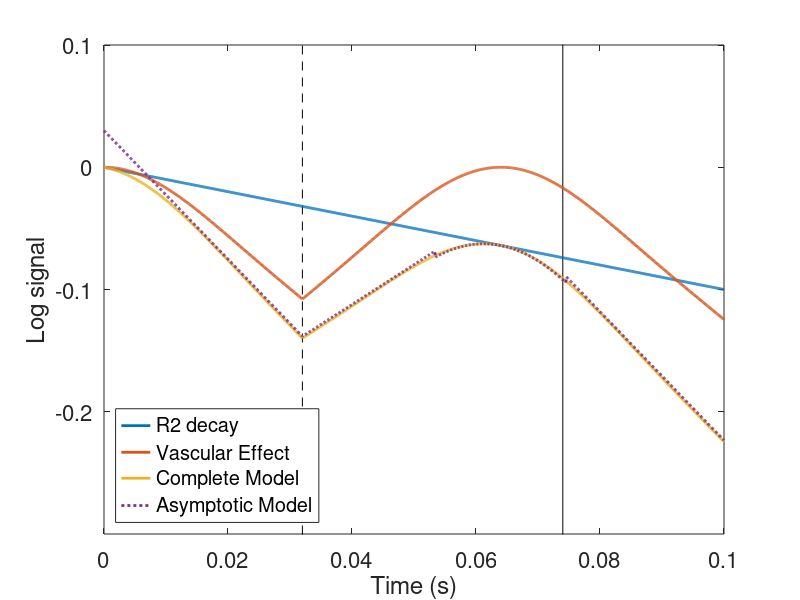

Write MATLAB code to recreate this figure.
% xMTC_qBOLD_model.m

% analytical look at the quantitative BOLD model in ASE, based on He and
% Yablonskiy 2007 (originally based on Yablonskiy & Haacke, 1994)

clear; close all;

% constant parameters
OEF = 0.40
DBV = 0.03;
R2t = 1; % make this slower than normal so we can see it better
dw  = 355*OEF;
TE  = 0.074; % 74 ms
tau = 0.01; 

n = 1000; % number of points

t = linspace(0,0.1,n); % time from 0 to 100 ms

Sr2 = exp(-R2t.*t); % R2 decay component
Szt = zeros(1,n);

Tf = (TE - tau)/2; % flip time

% calculate analytical form
for ii = 1:n

    if t(ii) < Tf
        tt = t(ii);
    else
        tt = t(ii) - (TE-tau);
    end

%     tt = t(ii) - ((TE-tau));
    fun = @(u) ((2+u).*sqrt(1-u)./(u.^2)).*(1-besselj(0,1.5.*dw.*tt.*u));
    grl = integral(fun,0,1);

    Szt(ii) = exp(-DBV.*grl./3);

end % for ii = 1:n

tsw = 1.5/dw; % time for switching regimes

Sas = zeros(1,n);
% calculate asymptotic forms
for ii = 1:n
    tt = t(ii);
    
    % long t, before flip
    if tt < Tf
        Sas(ii) = exp(DBV-DBV.*dw.*tt);
        
    % short t, around echo
    elseif abs(tt-TE+tau) < tsw
        Sas(ii) = exp(-(0.3).*DBV.*(dw.*(TE-tt-tau)).^2);
        
    % long t, after echo
    elseif tt > (TE+tsw-tau)
        Sas(ii) = exp(DBV-DBV.*dw.*(tt-TE+tau));
        
    % long t, after flip but before echo
    else
        Sas(ii) = exp(DBV-DBV.*dw.*(TE-tau-tt));
    end % if
        
end % for ii = 1:n


% Plot a figure for a single tau value
figure('WindowStyle','Docked');
hold on; box on;
% plot([TE,TE],[0,1],'k-');     % for non-log vesion
% plot([Tf,Tf],[0,1],'k--');
plot([TE,TE],[-1,1],'k-');      % for log version
plot([Tf,Tf],[-1,1],'k--');
p.a = plot(t,log(Sr2),'-','LineWidth',2);
p.b = plot(t,log(Szt),'-','LineWidth',2);
p.c = plot(t,log(Sr2.*Szt),'-','LineWidth',2);
p.d = plot(t,log(Sr2.*Sas),':','LineWidth',2);
% axis([0.06,0.09,-0.2,0.1]);
axis([0, 0.1, -0.3, 0.1]);

legend([p.a,p.b,p.c,p.d],'R2 decay','Vascular Effect','Complete Model','Asymptotic Model','Location','SouthWest');
xlabel('Time (s)');
ylabel('Log signal');
set(gca,'FontSize',16);

% % Plot a figure for asymptotic forms
% figure('WindowStyle','Docked');
% hold on; box on;
% plot(t,log(Sshrt),'-','LineWidth',2);
% plot(t,log(Slong),'-','LineWidth',2);
% plot(t,log(Sass),'-','LineWidth',2);
% axis([0, 0.1,-0.5,0]);